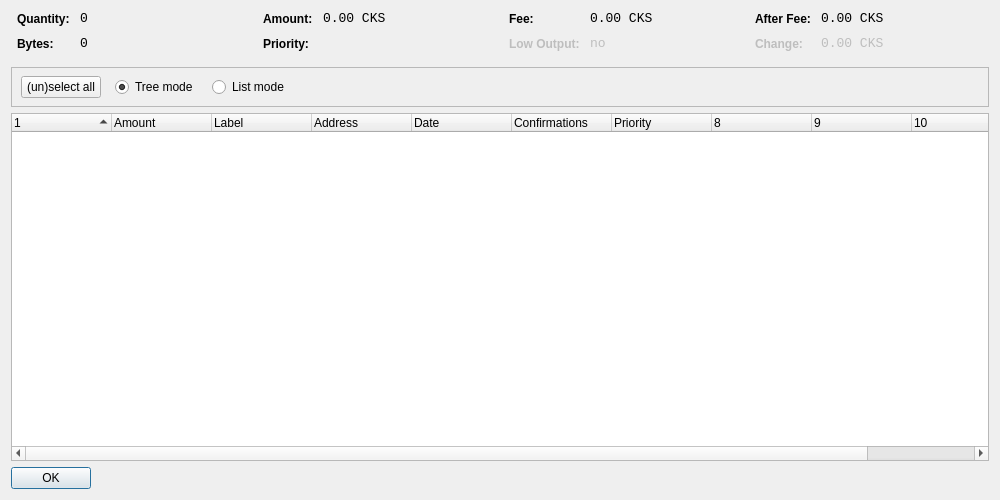
<?xml version="1.0" encoding="UTF-8"?>
<ui version="4.0">
 <class>CoinControlDialog</class>
 <widget class="QDialog" name="CoinControlDialog">
  <property name="geometry">
   <rect>
    <x>0</x>
    <y>0</y>
    <width>1000</width>
    <height>500</height>
   </rect>
  </property>
  <property name="windowTitle">
   <string>Coin Control</string>
  </property>
  <layout class="QVBoxLayout" name="verticalLayout">
   <item>
    <layout class="QHBoxLayout" name="horizontalLayoutTop" stretch="0,0,0,0">
     <property name="topMargin">
      <number>0</number>
     </property>
     <property name="bottomMargin">
      <number>10</number>
     </property>
     <item>
      <layout class="QFormLayout" name="formLayoutCoinControl1">
       <property name="horizontalSpacing">
        <number>10</number>
       </property>
       <property name="verticalSpacing">
        <number>10</number>
       </property>
       <property name="leftMargin">
        <number>6</number>
       </property>
       <property name="rightMargin">
        <number>6</number>
       </property>
       <item row="0" column="0">
        <widget class="QLabel" name="labelCoinControlQuantityText">
         <property name="styleSheet">
          <string notr="true">font-weight:bold;</string>
         </property>
         <property name="text">
          <string>Quantity:</string>
         </property>
        </widget>
       </item>
       <item row="0" column="1">
        <widget class="QLabel" name="labelCoinControlQuantity">
         <property name="font">
          <font>
           <family>Monospace</family>
           <pointsize>10</pointsize>
          </font>
         </property>
         <property name="cursor">
          <cursorShape>IBeamCursor</cursorShape>
         </property>
         <property name="contextMenuPolicy">
          <enum>Qt::ActionsContextMenu</enum>
         </property>
         <property name="text">
          <string notr="true">0</string>
         </property>
         <property name="textInteractionFlags">
          <set>Qt::LinksAccessibleByMouse|Qt::TextSelectableByKeyboard|Qt::TextSelectableByMouse</set>
         </property>
        </widget>
       </item>
       <item row="1" column="0">
        <widget class="QLabel" name="labelCoinControlBytesText">
         <property name="styleSheet">
          <string notr="true">font-weight:bold;</string>
         </property>
         <property name="text">
          <string>Bytes:</string>
         </property>
        </widget>
       </item>
       <item row="1" column="1">
        <widget class="QLabel" name="labelCoinControlBytes">
         <property name="font">
          <font>
           <family>Monospace</family>
           <pointsize>10</pointsize>
          </font>
         </property>
         <property name="cursor">
          <cursorShape>IBeamCursor</cursorShape>
         </property>
         <property name="contextMenuPolicy">
          <enum>Qt::ActionsContextMenu</enum>
         </property>
         <property name="text">
          <string notr="true">0</string>
         </property>
         <property name="textInteractionFlags">
          <set>Qt::LinksAccessibleByMouse|Qt::TextSelectableByKeyboard|Qt::TextSelectableByMouse</set>
         </property>
        </widget>
       </item>
      </layout>
     </item>
     <item>
      <layout class="QFormLayout" name="formLayoutCoinControl2">
       <property name="horizontalSpacing">
        <number>10</number>
       </property>
       <property name="verticalSpacing">
        <number>10</number>
       </property>
       <property name="leftMargin">
        <number>6</number>
       </property>
       <property name="rightMargin">
        <number>6</number>
       </property>
       <item row="0" column="0">
        <widget class="QLabel" name="labelCoinControlAmountText">
         <property name="styleSheet">
          <string notr="true">font-weight:bold;</string>
         </property>
         <property name="text">
          <string>Amount:</string>
         </property>
        </widget>
       </item>
       <item row="0" column="1">
        <widget class="QLabel" name="labelCoinControlAmount">
         <property name="font">
          <font>
           <family>Monospace</family>
           <pointsize>10</pointsize>
          </font>
         </property>
         <property name="cursor">
          <cursorShape>IBeamCursor</cursorShape>
         </property>
         <property name="contextMenuPolicy">
          <enum>Qt::ActionsContextMenu</enum>
         </property>
         <property name="text">
          <string notr="true">0.00 CKS</string>
         </property>
         <property name="textInteractionFlags">
          <set>Qt::LinksAccessibleByMouse|Qt::TextSelectableByKeyboard|Qt::TextSelectableByMouse</set>
         </property>
        </widget>
       </item>
       <item row="1" column="0">
        <widget class="QLabel" name="labelCoinControlPriorityText">
         <property name="styleSheet">
          <string notr="true">font-weight:bold;</string>
         </property>
         <property name="text">
          <string>Priority:</string>
         </property>
        </widget>
       </item>
       <item row="1" column="1">
        <widget class="QLabel" name="labelCoinControlPriority">
         <property name="font">
          <font>
           <family>Monospace</family>
           <pointsize>10</pointsize>
          </font>
         </property>
         <property name="cursor">
          <cursorShape>IBeamCursor</cursorShape>
         </property>
         <property name="contextMenuPolicy">
          <enum>Qt::ActionsContextMenu</enum>
         </property>
         <property name="text">
          <string/>
         </property>
         <property name="textInteractionFlags">
          <set>Qt::LinksAccessibleByMouse|Qt::TextSelectableByKeyboard|Qt::TextSelectableByMouse</set>
         </property>
        </widget>
       </item>
      </layout>
     </item>
     <item>
      <layout class="QFormLayout" name="formLayoutCoinControl3">
       <property name="horizontalSpacing">
        <number>10</number>
       </property>
       <property name="verticalSpacing">
        <number>10</number>
       </property>
       <property name="leftMargin">
        <number>6</number>
       </property>
       <property name="rightMargin">
        <number>6</number>
       </property>
       <item row="0" column="0">
        <widget class="QLabel" name="labelCoinControlFeeText">
         <property name="styleSheet">
          <string notr="true">font-weight:bold;</string>
         </property>
         <property name="text">
          <string>Fee:</string>
         </property>
        </widget>
       </item>
       <item row="0" column="1">
        <widget class="QLabel" name="labelCoinControlFee">
         <property name="font">
          <font>
           <family>Monospace</family>
           <pointsize>10</pointsize>
          </font>
         </property>
         <property name="cursor">
          <cursorShape>IBeamCursor</cursorShape>
         </property>
         <property name="contextMenuPolicy">
          <enum>Qt::ActionsContextMenu</enum>
         </property>
         <property name="text">
          <string notr="true">0.00 CKS</string>
         </property>
         <property name="textInteractionFlags">
          <set>Qt::LinksAccessibleByMouse|Qt::TextSelectableByKeyboard|Qt::TextSelectableByMouse</set>
         </property>
        </widget>
       </item>
       <item row="1" column="0">
        <widget class="QLabel" name="labelCoinControlLowOutputText">
         <property name="enabled">
          <bool>false</bool>
         </property>
         <property name="styleSheet">
          <string notr="true">font-weight:bold;</string>
         </property>
         <property name="text">
          <string>Low Output:</string>
         </property>
        </widget>
       </item>
       <item row="1" column="1">
        <widget class="QLabel" name="labelCoinControlLowOutput">
         <property name="enabled">
          <bool>false</bool>
         </property>
         <property name="font">
          <font>
           <family>Monospace</family>
           <pointsize>10</pointsize>
          </font>
         </property>
         <property name="cursor">
          <cursorShape>IBeamCursor</cursorShape>
         </property>
         <property name="contextMenuPolicy">
          <enum>Qt::ActionsContextMenu</enum>
         </property>
         <property name="text">
          <string notr="true">no</string>
         </property>
         <property name="textInteractionFlags">
          <set>Qt::LinksAccessibleByMouse|Qt::TextSelectableByKeyboard|Qt::TextSelectableByMouse</set>
         </property>
        </widget>
       </item>
      </layout>
     </item>
     <item>
      <layout class="QFormLayout" name="formLayoutCoinControl4">
       <property name="horizontalSpacing">
        <number>10</number>
       </property>
       <property name="verticalSpacing">
        <number>10</number>
       </property>
       <property name="leftMargin">
        <number>6</number>
       </property>
       <property name="rightMargin">
        <number>6</number>
       </property>
       <item row="0" column="0">
        <widget class="QLabel" name="labelCoinControlAfterFeeText">
         <property name="styleSheet">
          <string notr="true">font-weight:bold;</string>
         </property>
         <property name="text">
          <string>After Fee:</string>
         </property>
        </widget>
       </item>
       <item row="0" column="1">
        <widget class="QLabel" name="labelCoinControlAfterFee">
         <property name="font">
          <font>
           <family>Monospace</family>
           <pointsize>10</pointsize>
          </font>
         </property>
         <property name="cursor">
          <cursorShape>IBeamCursor</cursorShape>
         </property>
         <property name="contextMenuPolicy">
          <enum>Qt::ActionsContextMenu</enum>
         </property>
         <property name="text">
          <string notr="true">0.00 CKS</string>
         </property>
         <property name="textInteractionFlags">
          <set>Qt::LinksAccessibleByMouse|Qt::TextSelectableByKeyboard|Qt::TextSelectableByMouse</set>
         </property>
        </widget>
       </item>
       <item row="1" column="0">
        <widget class="QLabel" name="labelCoinControlChangeText">
         <property name="enabled">
          <bool>false</bool>
         </property>
         <property name="styleSheet">
          <string notr="true">font-weight:bold;</string>
         </property>
         <property name="text">
          <string>Change:</string>
         </property>
        </widget>
       </item>
       <item row="1" column="1">
        <widget class="QLabel" name="labelCoinControlChange">
         <property name="enabled">
          <bool>false</bool>
         </property>
         <property name="font">
          <font>
           <family>Monospace</family>
           <pointsize>10</pointsize>
          </font>
         </property>
         <property name="cursor">
          <cursorShape>IBeamCursor</cursorShape>
         </property>
         <property name="contextMenuPolicy">
          <enum>Qt::ActionsContextMenu</enum>
         </property>
         <property name="text">
          <string notr="true">0.00 CKS</string>
         </property>
         <property name="textInteractionFlags">
          <set>Qt::LinksAccessibleByMouse|Qt::TextSelectableByKeyboard|Qt::TextSelectableByMouse</set>
         </property>
        </widget>
       </item>
      </layout>
     </item>
    </layout>
   </item>
   <item>
    <widget class="QFrame" name="frame">
     <property name="minimumSize">
      <size>
       <width>0</width>
       <height>40</height>
      </size>
     </property>
     <property name="frameShape">
      <enum>QFrame::StyledPanel</enum>
     </property>
     <property name="frameShadow">
      <enum>QFrame::Sunken</enum>
     </property>
     <widget class="QWidget" name="horizontalLayoutWidget">
      <property name="geometry">
       <rect>
        <x>10</x>
        <y>0</y>
        <width>781</width>
        <height>41</height>
       </rect>
      </property>
      <layout class="QHBoxLayout" name="horizontalLayoutPanel" stretch="0,0,0,0,0">
       <property name="spacing">
        <number>14</number>
       </property>
       <item>
        <widget class="QPushButton" name="pushButtonSelectAll">
         <property name="sizePolicy">
          <sizepolicy hsizetype="Maximum" vsizetype="Fixed">
           <horstretch>0</horstretch>
           <verstretch>0</verstretch>
          </sizepolicy>
         </property>
         <property name="text">
          <string>(un)select all</string>
         </property>
        </widget>
       </item>
       <item>
        <widget class="QRadioButton" name="radioTreeMode">
         <property name="sizePolicy">
          <sizepolicy hsizetype="Maximum" vsizetype="Fixed">
           <horstretch>0</horstretch>
           <verstretch>0</verstretch>
          </sizepolicy>
         </property>
         <property name="text">
          <string>Tree mode</string>
         </property>
         <property name="checked">
          <bool>true</bool>
         </property>
        </widget>
       </item>
       <item>
        <widget class="QRadioButton" name="radioListMode">
         <property name="sizePolicy">
          <sizepolicy hsizetype="Maximum" vsizetype="Fixed">
           <horstretch>0</horstretch>
           <verstretch>0</verstretch>
          </sizepolicy>
         </property>
         <property name="text">
          <string>List mode</string>
         </property>
        </widget>
       </item>
       <item>
        <spacer name="horizontalSpacer">
         <property name="orientation">
          <enum>Qt::Horizontal</enum>
         </property>
         <property name="sizeHint" stdset="0">
          <size>
           <width>40</width>
           <height>20</height>
          </size>
         </property>
        </spacer>
       </item>
      </layout>
     </widget>
    </widget>
   </item>
   <item>
    <widget class="CoinControlTreeWidget" name="treeWidget">
     <property name="contextMenuPolicy">
      <enum>Qt::CustomContextMenu</enum>
     </property>
     <property name="sortingEnabled">
      <bool>false</bool>
     </property>
     <property name="columnCount">
      <number>11</number>
     </property>
     <attribute name="headerShowSortIndicator" stdset="0">
      <bool>true</bool>
     </attribute>
     <attribute name="headerStretchLastSection">
      <bool>false</bool>
     </attribute>
     <column>
      <property name="text">
       <string/>
      </property>
     </column>
     <column>
      <property name="text">
       <string>Amount</string>
      </property>
     </column>
     <column>
      <property name="text">
       <string>Label</string>
      </property>
     </column>
     <column>
      <property name="text">
       <string>Address</string>
      </property>
     </column>
     <column>
      <property name="text">
       <string>Date</string>
      </property>
     </column>
     <column>
      <property name="text">
       <string>Confirmations</string>
      </property>
      <property name="toolTip">
       <string>Confirmed</string>
      </property>
     </column>
     <column>
      <property name="text">
       <string>Priority</string>
      </property>
     </column>
     <column>
      <property name="text">
       <string/>
      </property>
     </column>
     <column>
      <property name="text">
       <string/>
      </property>
     </column>
     <column>
      <property name="text">
       <string/>
      </property>
     </column>
     <column>
      <property name="text">
       <string/>
      </property>
     </column>
    </widget>
   </item>
   <item>
    <widget class="QDialogButtonBox" name="buttonBox">
     <property name="sizePolicy">
      <sizepolicy hsizetype="Maximum" vsizetype="Fixed">
       <horstretch>0</horstretch>
       <verstretch>0</verstretch>
      </sizepolicy>
     </property>
     <property name="orientation">
      <enum>Qt::Horizontal</enum>
     </property>
     <property name="standardButtons">
      <set>QDialogButtonBox::Ok</set>
     </property>
    </widget>
   </item>
  </layout>
 </widget>
 <customwidgets>
  <customwidget>
   <class>CoinControlTreeWidget</class>
   <extends>QTreeWidget</extends>
   <header>coincontroltreewidget.h</header>
  </customwidget>
 </customwidgets>
 <resources/>
 <connections/>
</ui>
